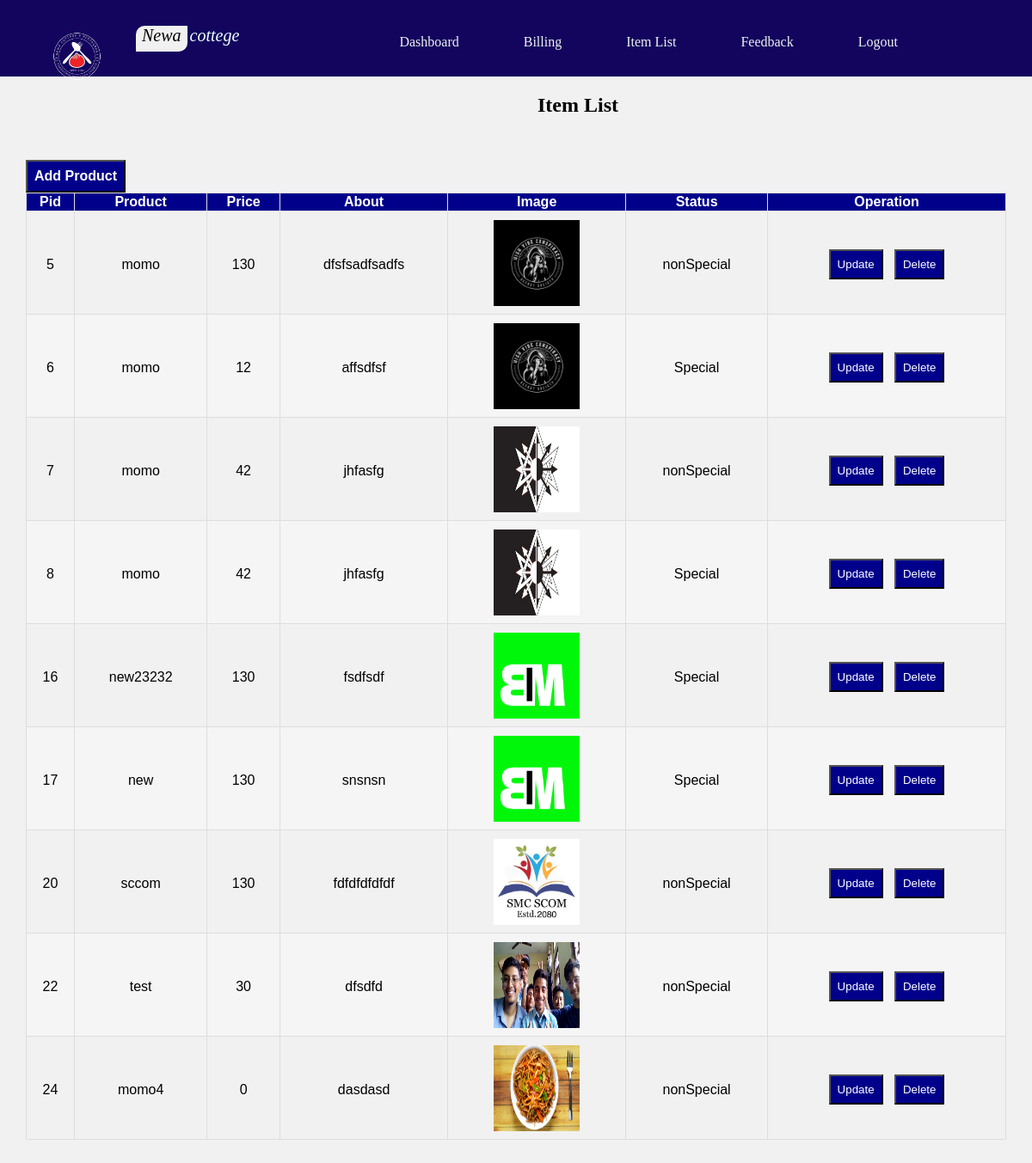
The page /itemlist.php on the database its author committed.
### tables this page shows
CREATE TABLE `nproduct` (
  `np_id` int(11) NOT NULL,
  `np_name` varchar(25) NOT NULL,
  `np_price` int(11) NOT NULL,
  `np_about` text NOT NULL,
  `np_image` varchar(400) NOT NULL,
  `np_status` varchar(25) NOT NULL
);

### itemlist.php (the view, shortened to what this page needs)
<!DOCTYPE html>
<html lang="en">
<head>
    <link rel="stylesheet" href="css/itemlist.css">
</head>
<body>
<?php
    include 'nav.php';
    include 'connect.php';
  ?>
<h2> Item List </h2>
    <div class="container">
        <div class="divadd">
            <button  class="btnadd" > <a  style="color:white; text-decoration: none;"  href="insert.php">Add Product</a> </button>
        </div>
    <table class="table" >
    <thead>
        <tr >
            <th>
           Pid
            </th>
            <th>
                Product
            </th>
           <th>
                Price
            </th>
            <th>
               About
            </th>
            <th>
                Image
            </th>
            <th>
                Status
            </th>
             <th>
                Operation
            </th>
        </tr>
        </thead>
        <tbody>
        <?php
                $sql = "SELECT * FROM nproduct";
                $result = mysqli_query($conn, $sql);
                if (mysqli_num_rows($result) > 0) {
                    while($row = mysqli_fetch_assoc($result)) {
        ?>
                    <tr class="table-row">
                    <td><?php echo $row['np_id']; ?></td>
                    <td><?php echo $row['np_name']; ?></td>
                    <td><?php echo $row['np_price']; ?></td>
                    <td><?php echo $row['np_about']; ?></td>
                    <td> <img src="<?php echo  $row['np_image']; ?>" alt="" height="100px" width = "100px"></td>
                    <td><?php echo $row['np_status']; ?></td>
                    <td ><button class="btnitm"><a  style="color:white; text-decoration: none;"  href="update.php? uid=<?php echo $row['np_id']; ?>">Update</a></button>
                    <button class="btnitm"> <a style="color:white; text-decoration: none;"  href="delete.php? did=<?php echo $row['np_id']; ?>">Delete</a></button>
                    </td>
                    </tr>
        <?php       }
            }
        ?>
    </tbody>
    </table>
    </div>
</body>
</html>

### nav.php (shortened to what this page needs)
<!DOCTYPE html>
<html lang="en">
<head>
    <link rel="stylesheet" href="css/nav.css">
</head>
<body>
    <header>
        <ul>
            <li> <img src="logo2.png"  alt="logo"></li>
            <div class="txtlogo">
                <li> <p class="newa">Newa </p></li>
                <li> <p>cottege </p></li>
            </div>
            <div class="back"> </div>
            <div class="navitm">
            <li><a href="Dashboard.php">Dashboard</a></li>
            <li><a href="billing2.php">Billing</a></li>
            <li><a href="itemlist.php">Item List</a></li>
            <li><a href="feedback.php">Feedback</a></li>
            <li><a href="logout.php">Logout</a></li>
        </div>
        </ul>
    </header>
</body>
</html>

### css/itemlist.css (style rules this page uses)
.container { margin-top: 20px; padding: 30px; font-family: sans-serif; }
.container { box-sizing: border-box; }
.table { width: 100%; border-collapse: collapse; }
.table td , table th { padding: 12px, 15px; border: 1px solid #ddd; text-align: center; font-size: 16px; }
.table td { padding-top: 10px; padding-bottom: 5px; }
.table th { background-color: darkblue; color: #ffffff; }
.table tbody tr:nth-child(even) { background-color: #f5f5f5; }
.btnitm { background-color: darkblue; padding: 8px; }
.btnadd { background-color: darkblue; float: left; padding: 8px; text-decoration: none; color: #f5f5f5; font-size: 16px; font-weight: bold; }

### css/nav.css (style rules this page uses)
body { background-color: #f1f1f1; padding: 0; margin: 0; overflow-x: hidden; text-align: center; }
header { background-color: #13045e; padding: 15px; }
header li { display: inline; padding-left: 45px; }
header li a { color: #f1f1f1; text-decoration: none; padding: 13px; margin-top: -20px; transition: .3s ease ; }
header li img { width: 109px; float: left; margin-top: -20px; margin-left: -20px; overflow: hidden; }
.txtlogo { padding: 9px; padding-left: 100px; margin-top: -45PX; }
header li p { color: azure; float: left; padding-left: 10px; margin-top: -1px; font-size: 20px; font-family: fantasy ; font-style: oblique; }
.newa { color: black; }
.back { background-color: #f1f1f1; padding: 15px; margin-top: -10px; margin-left: 103px; width: 30px; border-top-left-radius: 10px; border-bottom-right-radius: 10px; }
.navitm { margin-top: -20px; }

### rows shown on the page
nproduct: np_id "5", np_name "momo", np_price "130", np_about "dfsfsadfsadfs", np_image (picture), np_status "nonSpecial"
nproduct: np_id "6", np_name "momo", np_price "12", np_about "affsdfsf", np_image (picture), np_status "Special"
nproduct: np_id "7", np_name "momo", np_price "42", np_about "jhfasfg", np_image (picture), np_status "nonSpecial"
nproduct: np_id "8", np_name "momo", np_price "42", np_about "jhfasfg", np_image (picture), np_status "Special"
nproduct: np_id "16", np_name "new23232", np_price "130", np_about "fsdfsdf", np_image (picture), np_status "Special"
nproduct: np_id "17", np_name "new", np_price "130", np_about "snsnsn", np_image (picture), np_status "Special"
nproduct: np_id "20", np_name "sccom", np_price "130", np_about "fdfdfdfdfdf", np_image (picture), np_status "nonSpecial"
nproduct: np_id "22", np_name "test", np_price "30", np_about "dfsdfd", np_image (picture), np_status "nonSpecial"
nproduct: np_id "24", np_name "momo4", np_price "0", np_about "dasdasd", np_image (picture), np_status "nonSpecial"
